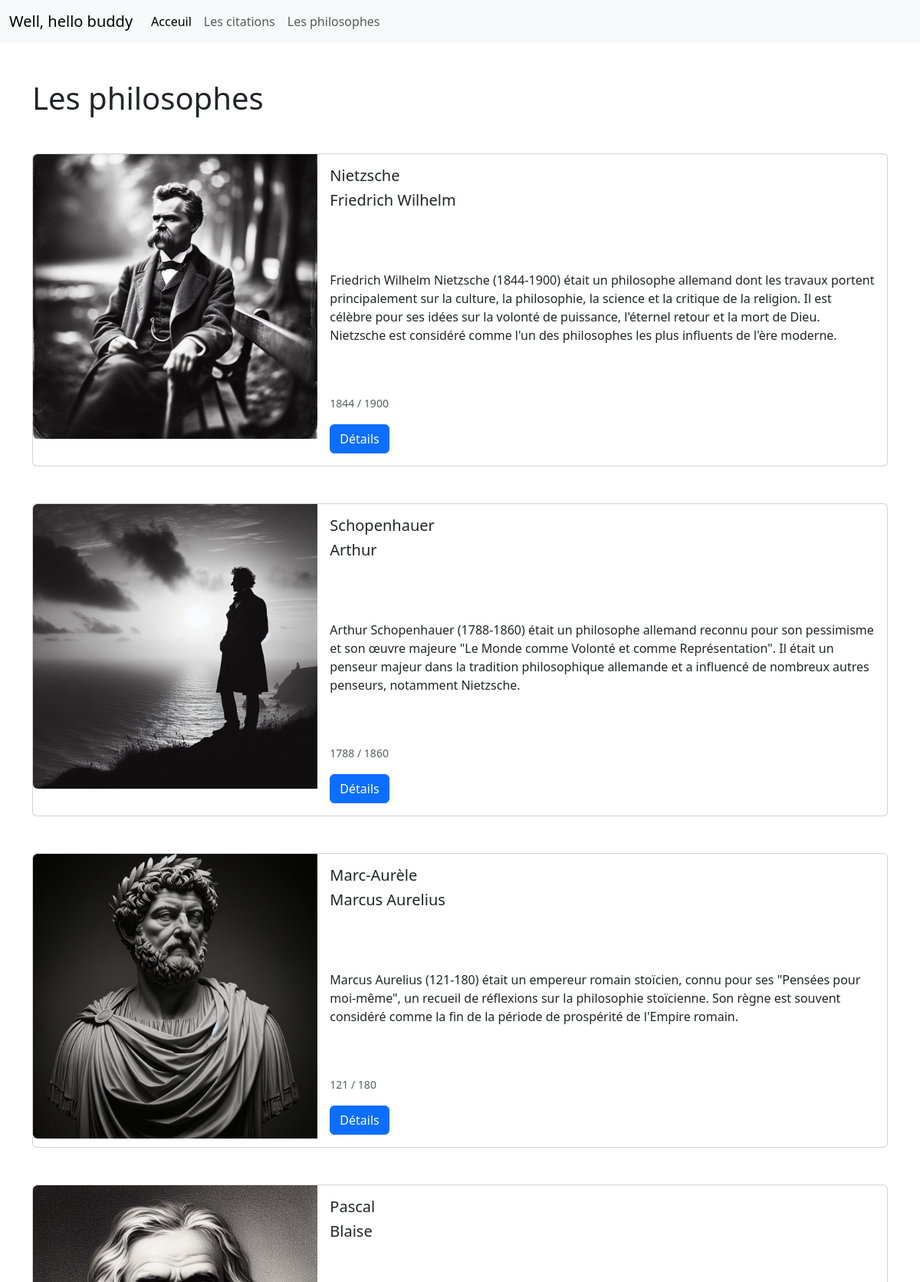
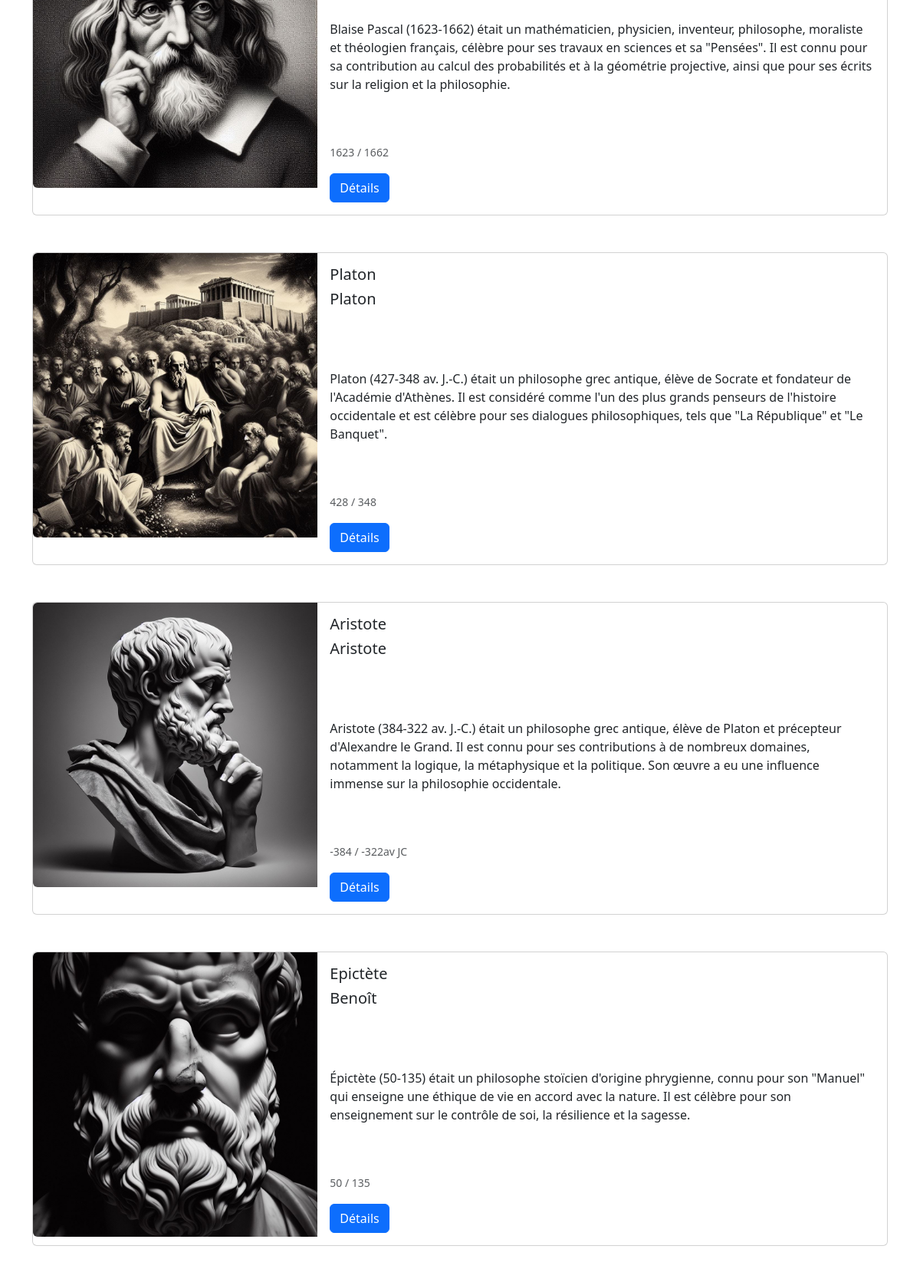
Page /auteurs.php (upper part) on the committed database (2 pictures, top to bottom).
### tables this page shows
CREATE TABLE IF NOT EXISTS `auteur` (
  `id_auteur` int NOT NULL AUTO_INCREMENT,
  `nom` varchar(70) DEFAULT NULL,
  `prenom` varchar(25) NOT NULL,
  `description` text NOT NULL,
  `biographie` text NOT NULL,
  `date_start` varchar(7) DEFAULT NULL,
  `date_end` varchar(10) DEFAULT NULL,
  `photo` varchar(50) DEFAULT NULL,
  PRIMARY KEY (`id_auteur`)
);

### auteurs.php (called while the page is built, shortened)
<?php
require 'data/db-connect.php';
$requete = $dbh->query("SELECT * FROM auteur");
$resultats = $requete->fetchAll();
require 'templates/auteurs.html.php';

### templates/auteurs.html.php (the view, shortened to what this page needs)
<!doctype html>
<html lang="en">
<head>
    <link rel="stylesheet" href="data/style.css">
    <link href="https://cdn.jsdelivr.net/npm/bootstrap@5.3.3/dist/css/bootstrap.min.css" rel="stylesheet">
</head>
<body>
    <?php require 'inc.top.html.php' ?>
    <div class="container">
        <h1 class="my-5">Les philosophes</h1>
        <?php foreach ($resultats as $resultat) : ?>
            <div class="card mb-3 my-5">
                <div class="row g-0">
                    <div class="col-md-4">
                        <img src="<?= $resultat['photo'] ?>" class="img-fluid rounded-start" alt="...">
                    </div>
                    <div class="col-md-8">
                        <div class="card-body">
                            <h5 class="card-title"><?= $resultat['nom'] ?></h5>
                            <h5 class="card-title"><?= $resultat['prenom'] ?></h5>
                            <br>
                            <br>
                            <br>
                            <p class="card-text"><?= $resultat['description'] ?></p>
                            <br>
                            <br>
                            <p class="card-text"><small class="text-body-secondary"><?= $resultat['date_start'] . ' ' . '/' . ' ' . $resultat['date_end'] ?></small></p>
                            <a href="details_auteur.php?id_auteur=<?= $resultat['id_auteur'] ?>" class="btn btn-primary">Détails</a>
                        </div>
                    </div>
                </div>
            </div>
        <?php endforeach ?>
    </div>
</body>
</html>

### templates/inc.top.html.php (shortened to what this page needs)
<nav class="navbar navbar-expand-lg bg-body-tertiary">
    <div class="container-fluid">
        <?php if (!isset($_SESSION['user_id'])) : ?>
            <a class="navbar-brand">Well, hello buddy</a>
        <?php endif ?>
        <div class="collapse navbar-collapse" id="navbarNavAltMarkup">
            <div class="navbar-nav">
                <a class="nav-link active" aria-current="page" href="/home.php">Acceuil</a>
                <a class="nav-link" href="/citations.php">Les citations</a>
                <a class="nav-link" href="/auteurs.php">Les philosophes</a>
            </div>
        </div>
    </div>
</nav>

### rows in the picture
auteur: photo (picture), nom "Nietzsche", prenom "Friedrich Wilhelm", description "Friedrich Wilhelm Nietzsche (1844-1900) était un philosophe allemand dont les travaux portent principalement sur la culture, la philosophie, la science et la critique de la religion. Il est célèbre pour ses idées sur la volonté de puissance, l'éternel retour et la mort de Dieu. Nietzsche est considéré comme l'un des philosophes les plus influents de l'ère moderne.", date_start "1844", date_end "1900"
auteur: photo (picture), nom "Schopenhauer", prenom "Arthur", description "Arthur Schopenhauer (1788-1860) était un philosophe allemand reconnu pour son pessimisme et son œuvre majeure \"Le Monde comme Volonté et comme Représentation\". Il était un penseur majeur dans la tradition philosophique allemande et a influencé de nombreux autres penseurs, notamment Nietzsche.", date_start "1788", date_end "1860"
auteur: photo (picture), nom "Marc-Aurèle", prenom "Marcus Aurelius", description "Marcus Aurelius (121-180) était un empereur romain stoïcien, connu pour ses \"Pensées pour moi-même\", un recueil de réflexions sur la philosophie stoïcienne. Son règne est souvent considéré comme la fin de la période de prospérité de l'Empire romain.", date_start "121", date_end "180"
auteur: photo (picture), nom "Pascal", prenom "Blaise", description "Blaise Pascal (1623-1662) était un mathématicien, physicien, inventeur, philosophe, moraliste et théologien français, célèbre pour ses travaux en sciences et sa \"Pensées\". Il est connu pour sa contribution au calcul des probabilités et à la géométrie projective, ainsi que pour ses écrits sur la religion et la philosophie.", date_start "1623", date_end "1662"
auteur: photo (picture), nom "Platon", prenom "Platon", description "Platon (427-348 av. J.-C.) était un philosophe grec antique, élève de Socrate et fondateur de l'Académie d'Athènes. Il est considéré comme l'un des plus grands penseurs de l'histoire occidentale et est célèbre pour ses dialogues philosophiques, tels que \"La République\" et \"Le Banquet\".", date_start "428", date_end "348"
auteur: photo (picture), nom "Aristote", prenom "Aristote", description "Aristote (384-322 av. J.-C.) était un philosophe grec antique, élève de Platon et précepteur d'Alexandre le Grand. Il est connu pour ses contributions à de nombreux domaines, notamment la logique, la métaphysique et la politique. Son œuvre a eu une influence immense sur la philosophie occidentale.", date_start "-384", date_end "-322av JC"
auteur: photo (picture), nom "Epictète", prenom "Benoît", description "Épictète (50-135) était un philosophe stoïcien d'origine phrygienne, connu pour son \"Manuel\" qui enseigne une éthique de vie en accord avec la nature. Il est célèbre pour son enseignement sur le contrôle de soi, la résilience et la sagesse.", date_start "50", date_end "135"
